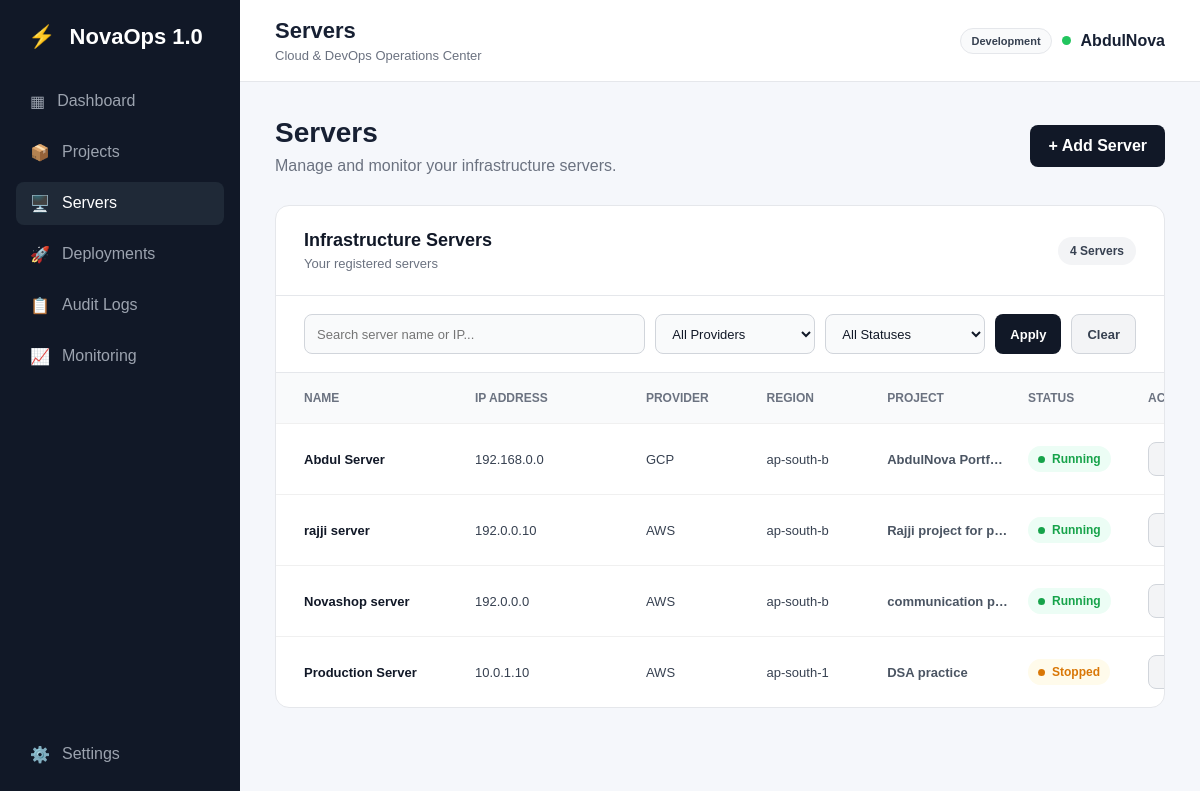
The page /servers on the database its author committed.
### app.py (models this page shows)
class AppSetting(db.Model):
    id = db.Column(db.Integer, primary_key=True)
    key = db.Column(db.String(100), unique=True, nullable=False)
    value = db.Column(db.String(255), nullable=False)

class Server(db.Model):
    id = db.Column(
        db.Integer,
        primary_key=True
    )
    name = db.Column(
        db.String(100),
        nullable=False
    )
    ip_address = db.Column(
        db.String(50),
        nullable=False
    )
    provider = db.Column(
        db.String(50),
        nullable=False
    )
    region = db.Column(
        db.String(50),
        nullable=False
    )
    status = db.Column(
        db.String(50),
        nullable=False
    )
    project_id = db.Column(
        db.Integer,
        db.ForeignKey("project.id"),
        nullable=True
    )

class Project(db.Model):
    id = db.Column(
        db.Integer,
        primary_key=True
    )
    name = db.Column(
        db.String(100),
        nullable=False
    )
    description = db.Column(
        db.Text,
        nullable=False
    )
    status = db.Column(
        db.String(50),
        nullable=False
    )
    servers = db.relationship(
        "Server",
        backref="project",
        lazy=True
    )

### app.py (the view, shortened to what this page needs)
@app.route("/servers")
def servers():
    search = request.args.get(
        "search",
        ""
    ).strip()
    provider = request.args.get(
        "provider",
        ""
    ).strip()
    status = request.args.get(
        "status",
        ""
    ).strip()
    query = Server.query
    if provider:
        query = query.filter(
            Server.provider == provider
        )
    if status:
        query = query.filter(
            Server.status == status
        )
    servers = query.order_by(
        Server.id.desc()
    ).all()
    return render_template(
        "servers.html",
        servers=servers,
        search=search,
        provider=provider,
        status=status
    )

### app.py (called while the page is built)
@app.context_processor
def inject_app_settings():
    stored_settings = {
        setting.key: setting.value
        for setting in AppSetting.query.all()
    }
    try:
        refresh_seconds = int(
            stored_settings.get("monitoring_refresh_seconds", "0")
        )
    except ValueError:
        refresh_seconds = 0
    return {
        "app_name": stored_settings.get("app_name", "NovaOps 1.0"),
        "environment_label": stored_settings.get(
            "environment_label", "Development"
        ),
        "monitoring_refresh_seconds": refresh_seconds
    }

### templates/servers.html (shortened to what this page needs)
{% extends "base.html" %}
{% block page_title %}
Servers
{% endblock %}
{% block content %}
<div class="welcome">
    <div>
        <h1>Servers</h1>
        <p>Manage and monitor your infrastructure servers.</p>
    </div>
    <a href="{{ url_for('new_server') }}" class="primary-btn">
        + Add Server
    </a>
</div>
<div class="server-card">
    <div class="server-card-header">
        <div>
            <h2>Infrastructure Servers</h2>
            <p>Your registered servers</p>
        </div>
        <span class="server-count">
            {{ servers|length }} Servers
        </span>
    </div>
    <div class="server-filters">
        <form method="GET" action="{{ url_for('servers') }}">
            <div class="filter-search">
                <input type="text" name="search" value="{{ search }}" placeholder="Search server name or IP...">
            </div>
            <div class="filter-select">
                <select name="provider">
                    <option value="">
                        All Providers
                    </option>
                </select>
            </div>
            <div class="filter-select">
                <select name="status">
                    <option value="">
                        All Statuses
                    </option>
                </select>
            </div>
            <button type="submit" class="filter-btn">
                Apply
            </button>
            <a href="{{ url_for('servers') }}" class="clear-filter-btn">
                Clear
            </a>
        </form>
    </div>
    <div class="server-table">
        <div class="server-table-header">
            <span>Name</span>
            <span>IP Address</span>
            <span>Provider</span>
            <span>Region</span>
            <span>Project</span>
            <span>Status</span>
            <span>Actions</span>
        </div>
        {% for server in servers %}
        <div class="server-row">
            <span class="server-name">
                {{ server.name }}
            </span>
            <span>
                {{ server.ip_address }}
            </span>
            <span>
                {{ server.provider }}
            </span>
            <span>
                {{ server.region }}
            </span>
            <span class="server-project">
                {% if server.project %}
                {{ server.project.name }}
                {% else %}
                Unassigned
                {% endif %}
            </span>
            <span class="server-status
    {% if server.status == 'Running' %}
        status-running
    {% elif server.status == 'Stopped' %}
        status-stopped
    {% elif server.status == 'Failed' %}
        status-failed
    {% endif %}">
                <span class="status-indicator"></span>
                {{ server.status }}
            </span>
            <div class="server-actions">
                <a href="{{ url_for('edit_server', server_id=server.id) }}" class="secondary-btn">
                </a>
            </div>
        </div>
        {% endfor %}
    </div>
</div>
{% endblock %}

### templates/base.html (shortened to what this page needs)
<!DOCTYPE html>
<html lang="en">
<head>
    <link rel="stylesheet" href="{{ url_for('static', filename='css/style.css') }}">
</head>
<body>
    <div class="app">
        <aside class="sidebar">
            <div class="logo">
                <span>⚡</span>
                {{ app_name }}
            </div>
            <nav class="navigation">
                <a href="{{ url_for('dashboard') }}"
                    class="nav-item {% if request.endpoint == 'dashboard' %}active{% endif %}">
                    <span class="nav-icon">▦</span>
                    <span>Dashboard</span>
                </a>
                <a href="{{ url_for('projects') }}"
                    class="nav-item {% if request.endpoint in ['projects', 'new_project', 'edit_project', 'project_detail'] %}active{% endif %}">
                    <span class="nav-icon">📦</span>
                    <span>Projects</span>
                </a>
                <a href="{{ url_for('servers') }}"
                    class="nav-item {% if request.endpoint in ['servers', 'new_server', 'edit_server'] %}active{% endif %}">
                    <span class="nav-icon">🖥️</span>
                    <span>Servers</span>
                </a>
                <a href="{{ url_for('deployments') }}"
                    class="nav-item {% if request.endpoint in ['deployments', 'new_deployment', 'edit_deployment'] %}active{% endif %}">
                    <span class="nav-icon">🚀</span>
                    <span>Deployments</span>
                </a>
                <a href="{{ url_for('audit_logs') }}"
                    class="nav-item {% if request.endpoint == 'audit_logs' %}active{% endif %}">
                    <span class="nav-icon">📋</span>
                    <span>Audit Logs</span>
                </a>
                <a href="{{ url_for('monitoring') }}"
                    class="nav-item {% if request.endpoint == 'monitoring' %}active{% endif %}">
                    <span class="nav-icon">📈</span>
                    <span>Monitoring</span>
                </a>
            </nav>
            <div class="sidebar-bottom">
                <a href="{{ url_for('settings') }}"
                    class="nav-item {% if request.endpoint == 'settings' %}active{% endif %}">
                    <span class="nav-icon">⚙️</span>
                    <span>Settings</span>
                </a>
            </div>
        </aside>
        <main class="main">
            <header class="navbar">
                <div>
                    <h2>
                        {% block page_title %}{% endblock %}
                    </h2>
                    <p>Cloud &amp; DevOps Operations Center</p>
                </div>
                <div class="user-section">
                    <span class="environment-badge">
                        {{ environment_label }}
                    </span>
                    <div class="status-dot"></div>
                    <span>AbdulNova</span>
                </div>
            </header>
            <section class="content">
                {% block content %}
                {% endblock %}
            </section>
        </main>
    </div>
</body>
</html>

### rows shown on the page
AppSetting: value "NovaOps 1.0"
AppSetting: value "Development"
Server: name "Abdul Server", ip_address "192.168.0.0", provider "GCP", region "ap-south-b", project.name "AbdulNova Portf…", status "Running"
Server: name "rajji server", ip_address "192.0.0.10", provider "AWS", region "ap-south-b", project.name "Rajji project for p…", status "Running"
Server: name "Novashop server", ip_address "192.0.0.0", provider "AWS", region "ap-south-b", project.name "communication p…", status "Running"
Server: name "Production Server", ip_address "10.0.1.10", provider "AWS", region "ap-south-1", project.name "DSA practice", status "Stopped"

### other values the page prints
{{ servers|length }} "4"
